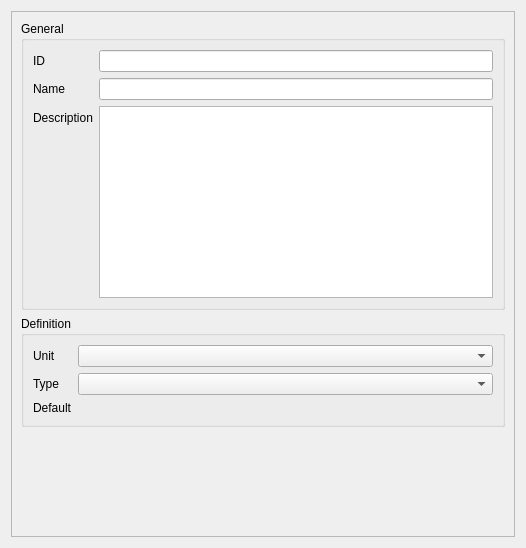
<?xml version="1.0" encoding="UTF-8"?>
<ui version="4.0">
 <class>CovariateItemWidget</class>
 <widget class="QWidget" name="CovariateItemWidget">
  <property name="geometry">
   <rect>
    <x>0</x>
    <y>0</y>
    <width>526</width>
    <height>548</height>
   </rect>
  </property>
  <property name="windowTitle">
   <string>Form</string>
  </property>
  <layout class="QVBoxLayout" name="verticalLayout">
   <item>
    <widget class="QScrollArea" name="scrollArea">
     <property name="widgetResizable">
      <bool>true</bool>
     </property>
     <widget class="QWidget" name="scrollAreaWidgetContents">
      <property name="geometry">
       <rect>
        <x>0</x>
        <y>0</y>
        <width>506</width>
        <height>528</height>
       </rect>
      </property>
      <layout class="QVBoxLayout" name="verticalLayout_2">
       <item>
        <widget class="QGroupBox" name="generalBox">
         <property name="title">
          <string>General</string>
         </property>
         <layout class="QFormLayout" name="formLayout">
          <item row="0" column="0">
           <widget class="QLabel" name="idLabel">
            <property name="text">
             <string>ID</string>
            </property>
           </widget>
          </item>
          <item row="0" column="1">
           <widget class="QLineEdit" name="idLine"/>
          </item>
          <item row="1" column="0">
           <widget class="QLabel" name="nameLabel">
            <property name="text">
             <string>Name</string>
            </property>
           </widget>
          </item>
          <item row="1" column="1">
           <widget class="TranslatableLineEdit" name="nameLine"/>
          </item>
          <item row="2" column="0">
           <widget class="QLabel" name="descriptionLabel">
            <property name="text">
             <string>Description</string>
            </property>
           </widget>
          </item>
          <item row="2" column="1">
           <widget class="TranslatablePlainTextEdit" name="descriptionText"/>
          </item>
         </layout>
        </widget>
       </item>
       <item>
        <widget class="QGroupBox" name="definitionBox">
         <property name="title">
          <string>Definition</string>
         </property>
         <layout class="QFormLayout" name="definitionLayout">
          <item row="0" column="0">
           <widget class="QLabel" name="unitLabel">
            <property name="text">
             <string>Unit</string>
            </property>
           </widget>
          </item>
          <item row="0" column="1">
           <widget class="UnitComboBox" name="unitBox"/>
          </item>
          <item row="3" column="0">
           <widget class="QLabel" name="defaultLabel">
            <property name="text">
             <string>Default</string>
            </property>
           </widget>
          </item>
          <item row="1" column="0">
           <widget class="QLabel" name="typeLabel">
            <property name="text">
             <string>Type</string>
            </property>
           </widget>
          </item>
          <item row="1" column="1">
           <widget class="QComboBox" name="typeBox"/>
          </item>
          <item row="3" column="1">
           <widget class="QWidget" name="defaultWidget" native="true"/>
          </item>
         </layout>
        </widget>
       </item>
       <item>
        <spacer name="verticalSpacer">
         <property name="orientation">
          <enum>Qt::Vertical</enum>
         </property>
         <property name="sizeHint" stdset="0">
          <size>
           <width>20</width>
           <height>20</height>
          </size>
         </property>
        </spacer>
       </item>
      </layout>
     </widget>
    </widget>
   </item>
  </layout>
 </widget>
 <customwidgets>
  <customwidget>
   <class>TranslatablePlainTextEdit</class>
   <extends>QPlainTextEdit</extends>
   <header>translatableplaintextedit.h</header>
  </customwidget>
  <customwidget>
   <class>UnitComboBox</class>
   <extends>QComboBox</extends>
   <header>unitcombobox.h</header>
  </customwidget>
  <customwidget>
   <class>TranslatableLineEdit</class>
   <extends>QLineEdit</extends>
   <header>translatablelineedit.h</header>
  </customwidget>
 </customwidgets>
 <resources/>
 <connections/>
</ui>
